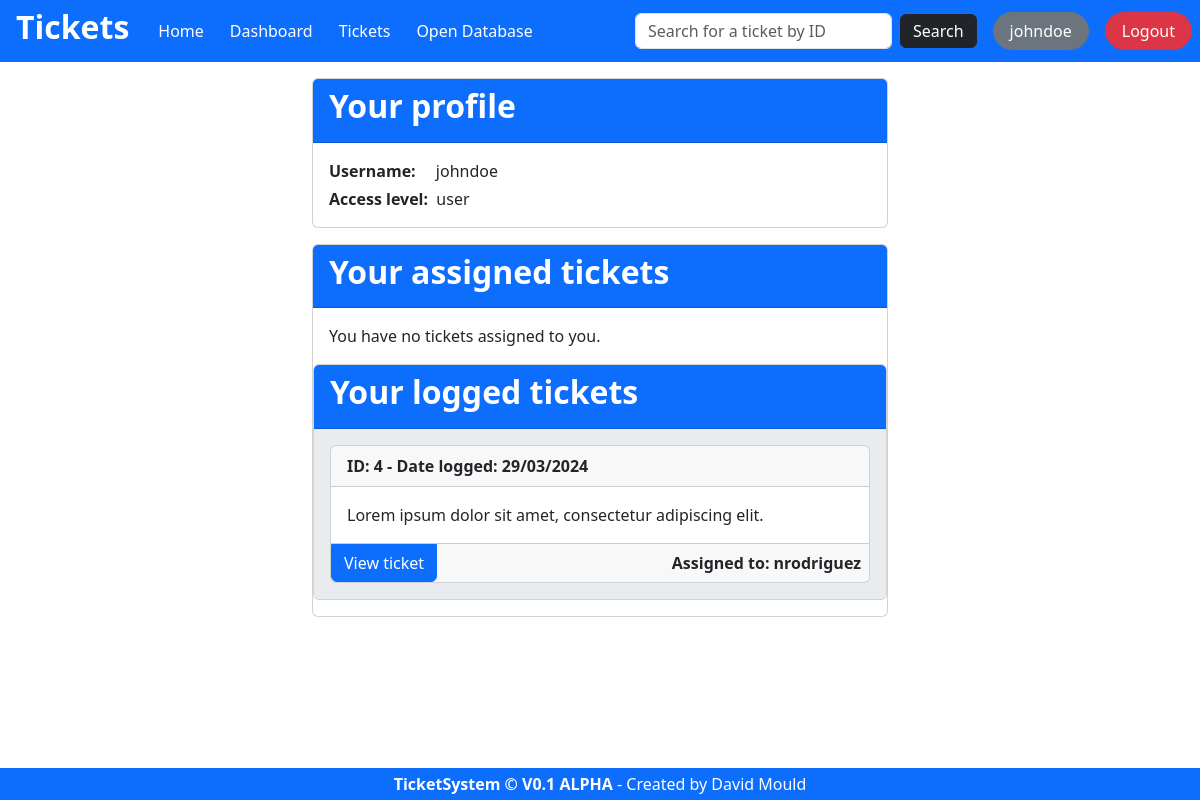
Page /profile.php (signed in) on the committed database.
### tables this page shows
CREATE TABLE `users` (
  `id` int(11) NOT NULL,
  `access_level` varchar(100) NOT NULL,
  `first_name` varchar(100) NOT NULL,
  `surname` varchar(100) NOT NULL,
  `username` varchar(100) NOT NULL,
  `password` varchar(100) NOT NULL,
  `reports_to` int(11) NOT NULL
);

CREATE TABLE `tickets` (
  `id` int(11) NOT NULL,
  `date_logged` date NOT NULL DEFAULT current_timestamp(),
  `content` text NOT NULL,
  `logged_by` varchar(100) NOT NULL,
  `assigned_to` int(11) DEFAULT NULL
);

### config/config.php (called while the page is built, shortened)
<?php
function get_session_data()
{
    $user_id = isset($_SESSION['user_id']) ? $_SESSION['user_id'] : null;
    $username = isset($_SESSION['username']) ? $_SESSION['username'] : null;
    $access_level = isset($_SESSION['access_level']) ? $_SESSION['access_level'] : null;
    return array($user_id, $username, $access_level);
}
?>

### profile.php (the view, shortened to what this page needs)
<?php
include 'config/config.php';
list($user_id, $username, $access_level) = get_session_data();
?>
<?php
include 'page_sections/head.php';
?>
<body>
    <?php
    include 'page_sections/navbar.php';
    ?>
    <div class="container-sm w-50" style="min-width: 600px">
        <div class="staff_section card mb-3">
            <div class="card-header class='card-header bg-primary text-white">
                <h2 class="fw-semibold">Your profile</h2>
            </div>
            <div class="card-body">
                <?php
                $sql = "SELECT * FROM users WHERE id = $user_id";
                $result = $conn->query($sql);
                if ($result->num_rows > 0) {
                    while ($row = $result->fetch_assoc()) {
                        echo "<p class='mb-1'><span class='fw-bold'>Username:</span>&nbsp;&emsp;" . $row["username"] . "</p>";
                        echo "<p class='mb-0'><span class='fw-bold'>Access level:</span>&nbsp; " . $row["access_level"] . "</p>";
                    }
                }
                ?>
            </div>
        </div>
        <div class="card mb-3">
            <?php
            $sql = "SELECT * FROM tickets WHERE assigned_to = $user_id";
            $result = $conn->query($sql);
            echo "<div class='card-header bg-primary text-white'><h2 class='fw-semibold'>Your assigned tickets</h2></div>";
            if ($result->num_rows > 0) {
                echo "<ul class='list-group list-group-flush'>";
                while ($row = $result->fetch_assoc()) {
                    $content = $row["content"];
                    $logged_by = $row["logged_by"];
                    $date_logged = date("d/m/Y", strtotime($row["date_logged"]));
                    $id = $row["id"];
                    $sql = "SELECT * FROM users WHERE id = $logged_by";
                    $result_assigned = $conn->query($sql);
                    $row_assigned = $result_assigned->fetch_assoc();
                    $logged_by = $row_assigned["username"];
                    echo '<li class="list-group-item p-3 bg-body-secondary">';
                    echo '<div class="card">';
                    echo '<div class="card-header fw-bold"><p class="mb-0">ID: ' . $id . ' - Logged by: ' . $logged_by . ' - Date logged: ' . $date_logged . '</p></div>';
                    echo '<div class="card-body">';
                    echo '<p class="mb-0">' . $content . '</p>';
                    echo '</div>';
                    echo "<div class='card-footer p-0'>";
                    echo '<div class="options d-flex flex-row justify-content-between">';
                    echo '<form action="view_ticket.php?id=' . $id . '" method="post">';
                    echo '<input type="hidden" name="id" value="' . $id . '">';
                    echo '<button class="btn btn-primary no-rounding rounded-bottom" type="submit" value="View ticket">View ticket</button>';
                    echo '</form>';
                    echo '<form action="" method="post">';
                    echo '<input type="hidden" name="id" value="' . $id . '">';
                    echo '<button class="btn btn-danger no-rounding rounded-bottom" type="submit" value="Unassign ticket" name="unassign_ticket">Unassign ticket</button>';
                    echo '</form>';
                    echo '</div>';
                    echo '</div>';
                    echo '</li>';
                }
                echo "</ul>";
                echo "</div>";
            } else {
                echo "<p class='card-body pb-0'>You have no tickets assigned to you.</p>";
            }
            ?>
            <div class="card mb-3">
                <?php
                $sql = "SELECT * FROM tickets WHERE logged_by = $user_id";
                $result = $conn->query($sql);
                if ($result->num_rows > 0) {
                    echo "<div class='card-header bg-primary text-white'><h2 class='fw-semibold'>Your logged tickets</h2></div>";
                    echo "<ul class='list-group list-group-flush'>";
                    while ($row = $result->fetch_assoc()) {
                        $content = $row["content"];
                        $date_logged = date("d/m/Y", strtotime($row["date_logged"]));
                        $id = $row["id"];
                        $assigned_to = $row["assigned_to"];
                        $sql = "SELECT * FROM users WHERE id = $assigned_to";
                        $result_assigned = $conn->query($sql);
                        $row_assigned = $result_assigned->fetch_assoc();
                        $assigned_to = $row_assigned["username"];
                        echo '<li class="list-group-item p-3 bg-body-secondary">';
                        echo '<div class="card">';
                        echo '<div class="card-header fw-bold"><p class="mb-0">ID: ' . $id . ' - Date logged: ' . $date_logged . '</p></div>';
                        echo '<div class="card-body">';
                        echo '<p class="mb-0">' . $content . '</p>';
                        echo '</div>';
                        echo "<div class='card-footer p-0'>";
                        echo '<div class="options d-flex flex-row justify-content-between align-items-center">';
                        echo "<form action=\"view_ticket.php?id=" . $id . "\" method=\"post\">";
                        echo "<input class=\"btn btn-primary no-rounding rounded-bottom\" type=\"submit\" value=\"View ticket\">";
                        echo "</form>";
                        echo "<p class='m-0 p-0 pe-2 fw-semibold'>Assigned to: $assigned_to";
                        echo "</div>";
                        echo "</li>";
                    }
                    echo "</ul>";
                    echo "</div>";
                }
                ?>
            </div>
        </div>
        <?php
        include 'page_sections/footer.php';
        ?>
</body>
</html>

### config/style.css (style rules this page uses)
* { margin: 0; padding: 0; box-sizing: border-box; }
:root { --bs-blue: #0d6efd; --bs-primary-text-emphasis: #0d6efd; --bs-danger: #dc3545; --bp-xs: 0; --bp-sm: 576px; --bp-md: 768px; --bp-lg: 992px; --bp-xl: 1200px; --bp-xxl: 1400px; }
.no-rounding { border-radius: 0 !important; }
body { display: grid; min-height: 100vh; margin: 0; grid-template-rows: auto 1fr auto; grid-template-columns: auto; justify-items: center; }
h2 { font-size: 1.5rem; font-weight: 700; margin-bottom: 0.5rem; }
.btn, .tbl_btn { background-color: #222222; color: white; border: none; padding: 0 1rem; cursor: pointer; border-radius: 0.25rem; }

### rows in the picture
users: username "johndoe", access_level "user"
tickets: id "4", date_logged "29/03/2024", content "Lorem ipsum dolor sit amet, consectetur adipiscing elit.", users.username "nrodriguez"

### other values in the picture
$username "johndoe"
